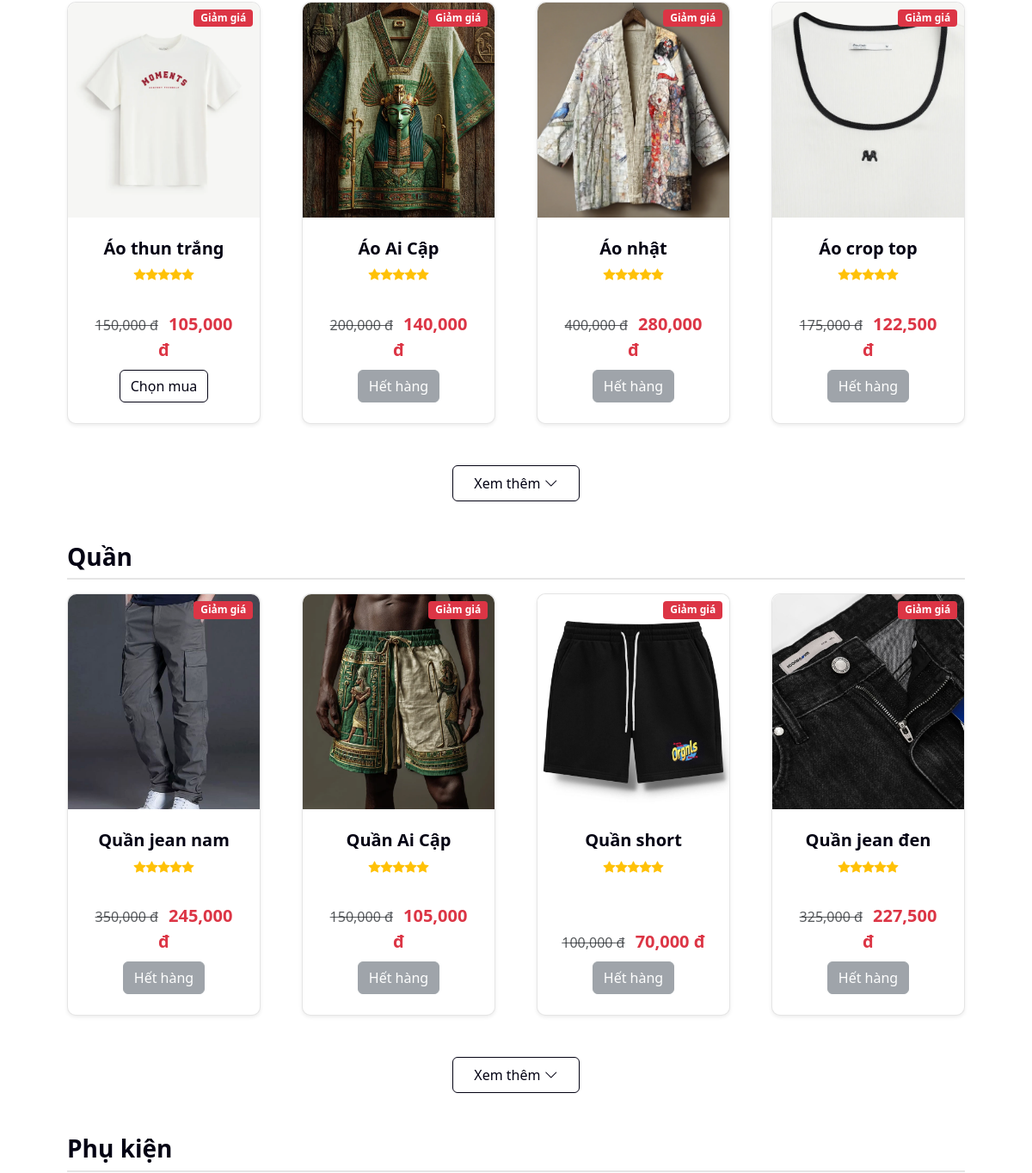
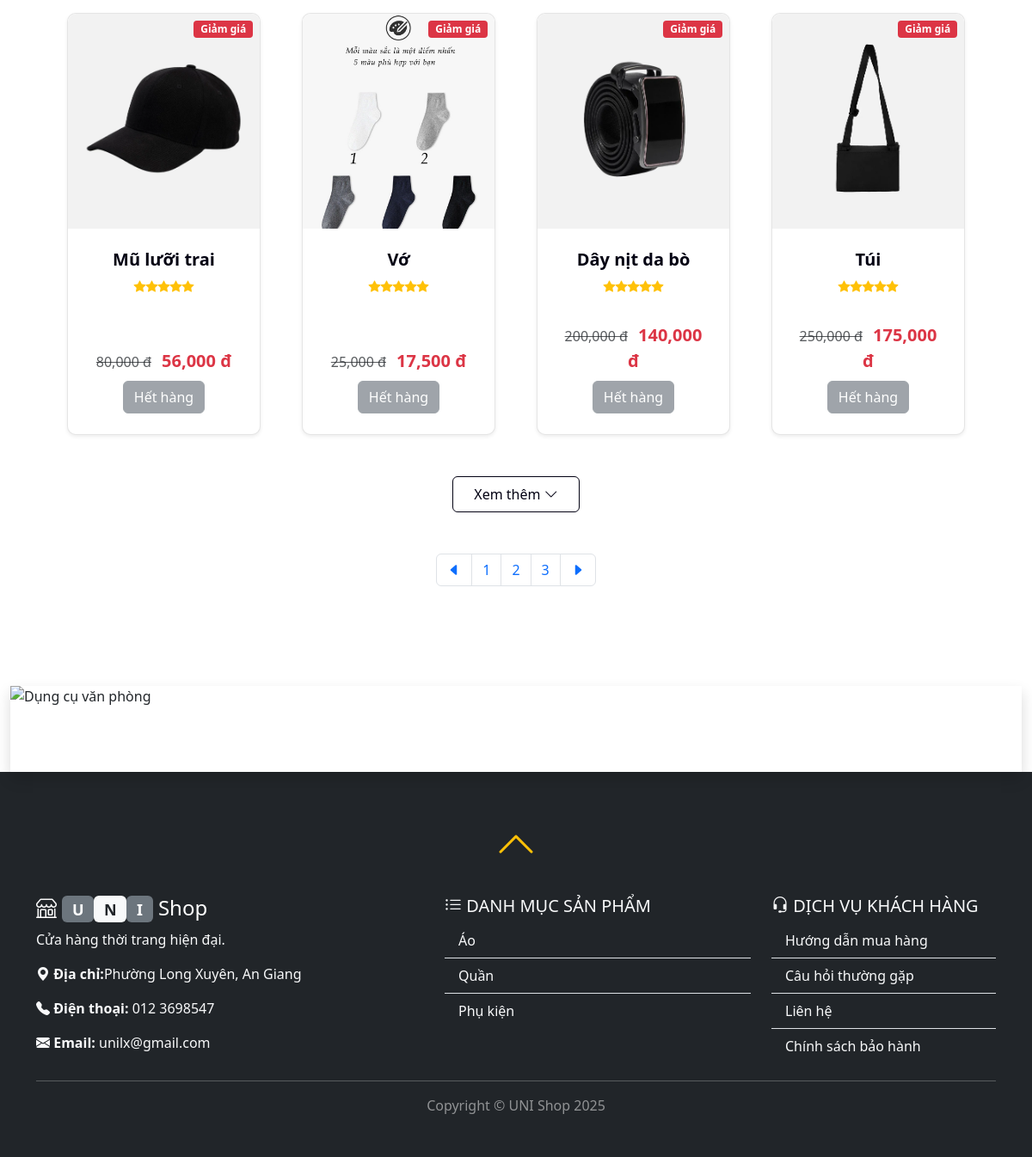
Before: / (lower part) with the older database file (2 pictures, top to bottom).
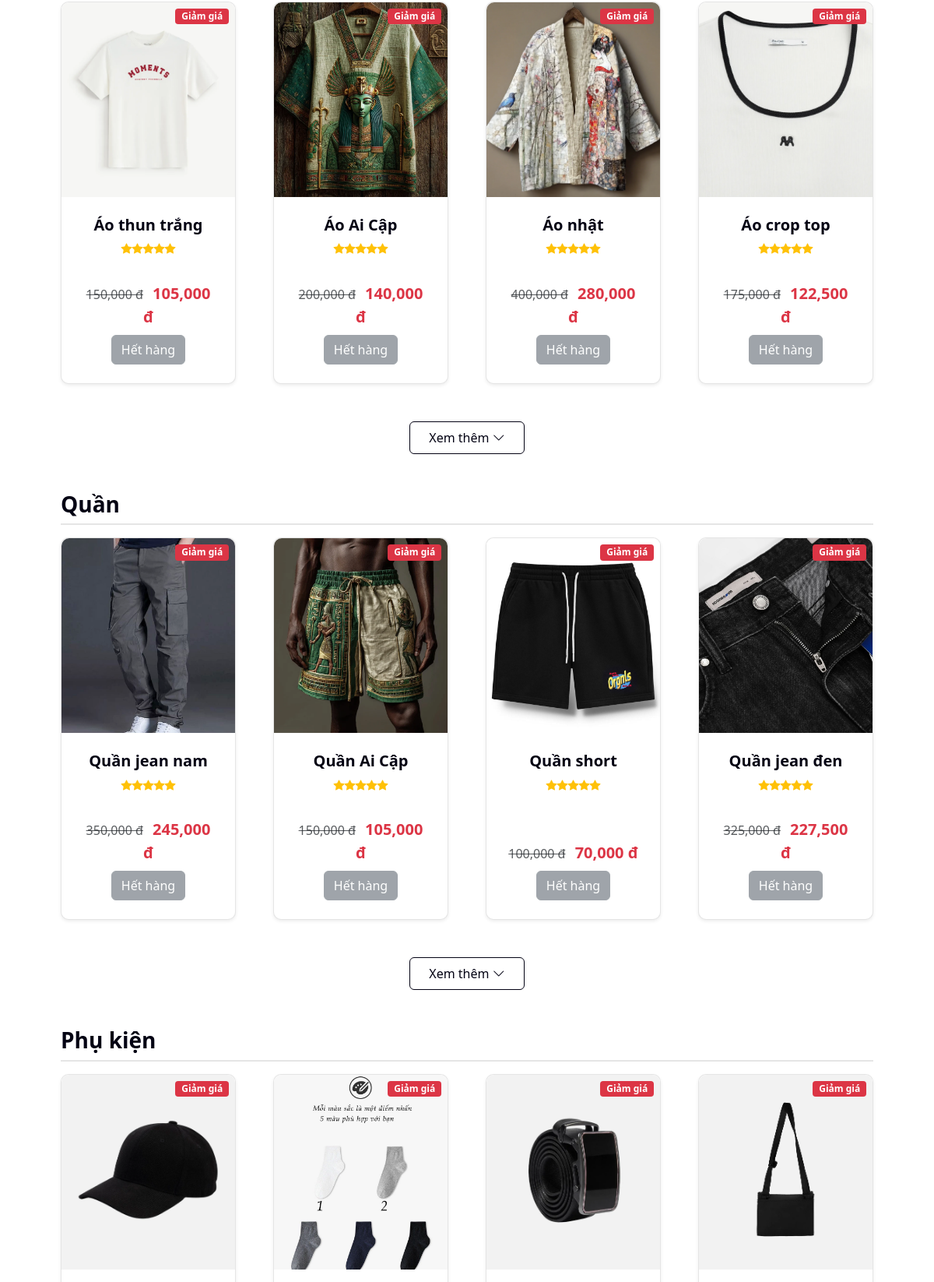
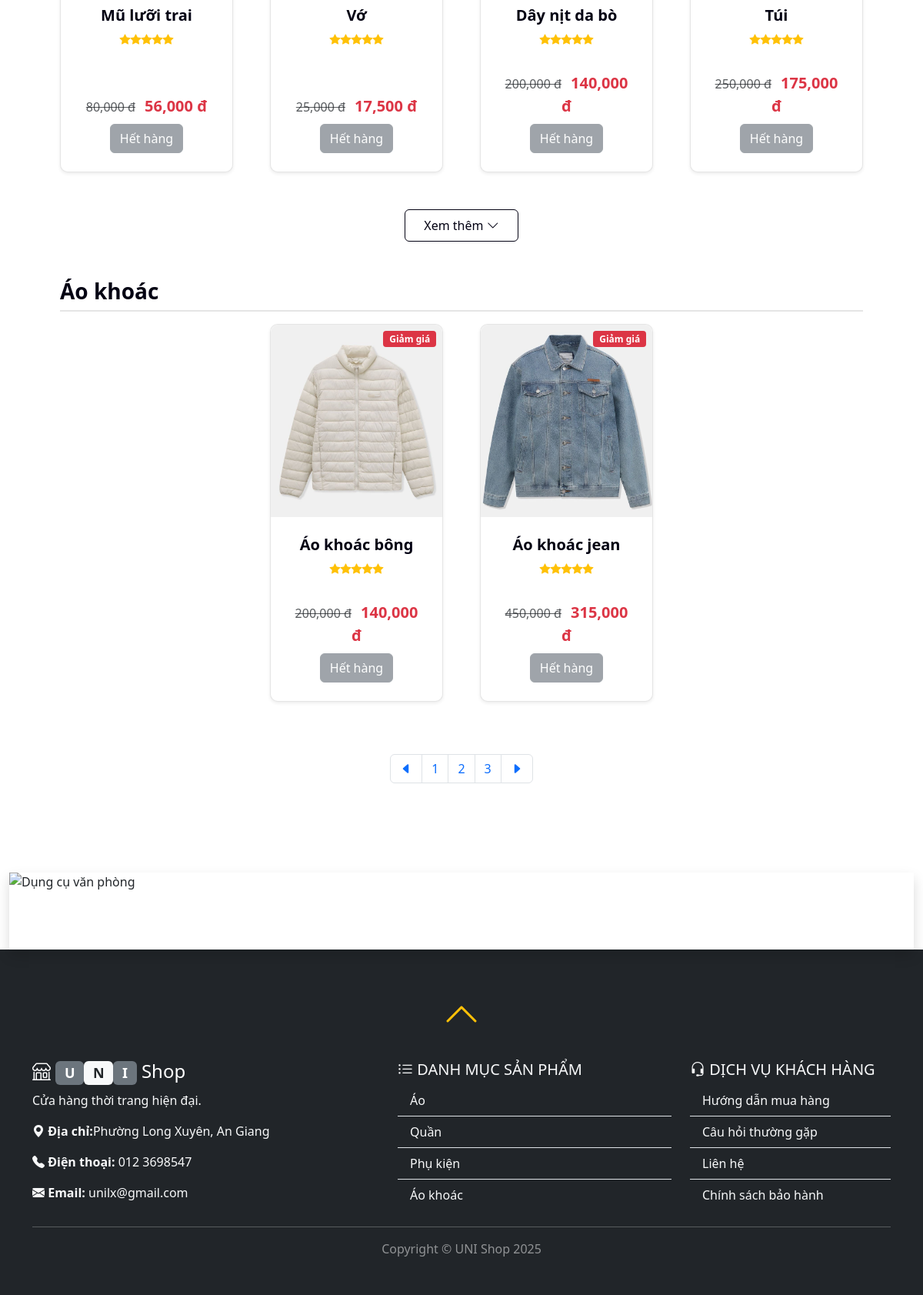
After: the same page with the newer database file (2 pictures, top to bottom).
### tables this page shows
CREATE TABLE `sanpham` (
  `MaSP` int(11) NOT NULL AUTO_INCREMENT,
  `TenSP` varchar(100) DEFAULT NULL,
  `GiaGoc` decimal(10,2) DEFAULT NULL,
  `GiaBan` decimal(10,2) DEFAULT NULL,
  `SoLuongTon` int(11) DEFAULT NULL,
  `HinhAnh` varchar(255) DEFAULT NULL,
  `MoTa` varchar(255) DEFAULT NULL,
  `MaDM` int(11) DEFAULT NULL,
  PRIMARY KEY (`MaSP`),
  KEY `MaDM` (`MaDM`),
  CONSTRAINT `sanpham_ibfk_1` FOREIGN KEY (`MaDM`) REFERENCES `danhmuc` (`MaDM`) ON DELETE SET NULL ON UPDATE CASCADE
);

CREATE TABLE `danhmuc` (
  `MaDM` int(11) NOT NULL AUTO_INCREMENT,
  `TenDanhMuc` varchar(100) DEFAULT NULL,
  PRIMARY KEY (`MaDM`)
);

### model/danhmuc.php (called while the page is built, shortened)
<?php
class DANHMUC{
    public function laydanhmuc(){
        $dbcon = DATABASE::connect();
        try{
            $sql = "SELECT * FROM DanhMuc";
            $cmd = $dbcon->prepare($sql);
            $cmd->execute();
            $result = $cmd->fetchAll();
            return $result;
        }
        catch(PDOException $e){
            $error_message = $e->getMessage();
            echo "<p>Lỗi truy vấn: $error_message</p>";
            exit();
        }
    }
}
?>

### model/mathang.php (called while the page is built, shortened)
<?php
class MATHANG
{
    public function laymathang()
    {
        $db = DATABASE::connect();
        try {
            $sql = "SELECT * FROM SanPham";
            $cmd = $db->prepare($sql);
            $cmd->execute();
            $mathang = $cmd->fetchAll();
            return $mathang;
        } catch (PDOException $e) {
            $error_message = $e->getMessage();
            echo "<p>Lỗi truy vấn: $error_message</p>";
            exit();
        }
    }
}

### public/main.php (the view, shortened to what the changed rows need)
<?php
    include("inc/top.php");
?>
<section id="sanpham" class="py-5">
<div class="container px-4 px-lg-5 mt-5">
<?php foreach($danhmuc as $dm): ?>
    <?php
    $products_in_category = array_filter($mathang, function($mh_item) use ($dm) {
        return $mh_item['MaDM'] == $dm['MaDM'];
    });
    $total_products = count($products_in_category);
    $products_slice = array_slice($products_in_category, 0, 4);
    ?>
    <h3 class="mt-4 mb-3">
        <a class="text-decoration-none" href="?action=group&id=<?= $dm['MaDM']; ?>"><?= $dm['TenDanhMuc']; ?></a>
    </h3>
    <div class="row gx-4 gx-lg-5 row-cols-2 row-cols-md-3 row-cols-xl-4 justify-content-center">
        <?php foreach($products_slice as $mh_item): ?>
            <div class="col mb-5">
                <div class="card h-100 shadow-sm d-flex flex-column">
                    <?php
                        if($mh_item['GiaBan'] != $mh_item['GiaGoc']) {?>
                        <div class="badge bg-danger text-white position-absolute" style="top: 0.5rem; right: 0.5rem">Giảm giá</div>
                    <?php } ?>
                    <a href="?action=detail&id=<?php echo $mh_item['MaSP'] ?>">
                        <img class="card-img-top" src="../images/products/<?php echo $mh_item['HinhAnh'];?>" alt="<?php echo $mh_item['TenSP'];?>" />
                    </a>
                    <div class="card-body p-4 flex-grow-1">
                        <div class="text-center">
                            <a class="text-decoration-none" href="?action=detail&id=<?= $mh_item['MaSP']; ?>">
                                <h5 class="fw-bolder card-title"><?= $mh_item['TenSP']; ?></h5>
                            </a>
                            <div class="d-flex justify-content-center small text-warning mb-2">
                                <div class="bi-star-fill"></div>
                                <div class="bi-star-fill"></div>
                                <div class="bi-star-fill"></div>
                                <div class="bi-star-fill"></div>
                                <div class="bi-star-fill"></div>
                            </div>
                        </div>
                    </div>
                    <div class="card-footer p-4 pt-0 border-top-0 bg-transparent text-center">
                        <div class="mb-2">
                            <?php if($mh_item['GiaBan'] != $mh_item['GiaGoc']) {?>
                                <span class="text-muted text-decoration-line-through me-2"><?= number_format($mh_item['GiaGoc']) ; ?> đ</span>
                            <?php } ?>
                            <span class="text-danger fw-bolder card-text"><?= number_format($mh_item['GiaBan'])?> đ</span>
                        </div>
                        <?php if ($mh_item['SoLuongTon'] > 0): ?>
                            <a class="btn btn-outline-dark-custom mt-auto" href="index.php?action=chovaogio&id=<?= $mh_item['MaSP']; ?>">Chọn mua</a>
                        <?php else: ?>
                            <button class="btn btn-secondary mt-auto" disabled>Hết hàng</button>
                        <?php endif; ?>
                    </div>
                </div>
            </div>
        <?php endforeach; ?>
    </div>
    <?php if ($total_products > 4): ?>
        <div class="text-center mb-5">
            <button class="btn btn-outline-primary btn-xem-them" data-target="#more-products-<?= $dm['MaDM']; ?>" data-ma-dm="<?= $dm['MaDM']; ?>">
                Xem thêm <i class="bi bi-chevron-down"></i>
            </button>
        </div>
    <?php endif; ?>
<?php endforeach; ?>
</div>
</section>
<?php
    include("inc/bottom.php");
?>

### public/inc/bottom.php (shortened to what the changed rows need)
        </section>
        <footer class="py-5 bg-dark text-light">
            <div class="container">
                <div class="row">
                    <div class="col-md-4">
                        <div class="list-group list-group-flush">
                            <?php foreach ($danhmuc as $d): ?>
                                <a class="list-group-item list-group-item-action bg-dark text-light" href="?action=group&id=<?php echo $d["MaDM"]; ?>">
                                    <?php echo $d["TenDanhMuc"]; ?>
                                </a>
                            <?php endforeach; ?>
                        </div>
                    </div>
                </div>
            </div>
        </footer>
    </body>
</html>

Changed rows visible on the page:
changed sanpham "Áo thun trắng": SoLuongTon "Chọn mua" → "Hết hàng"
added danhmuc: TenDanhMuc "Áo khoác"
now on this page (row edited): sanpham: shows "Giảm giá", HinhAnh (picture), TenSP "Áo khoác bông", GiaBan "200,000", GiaBan "140,000", shows "Hết hàng", shown under "Áo khoác"
now on this page (row edited): sanpham: shows "Giảm giá", HinhAnh (picture), TenSP "Áo khoác jean", GiaBan "450,000", GiaBan "315,000", shows "Hết hàng", shown under "Áo khoác"
